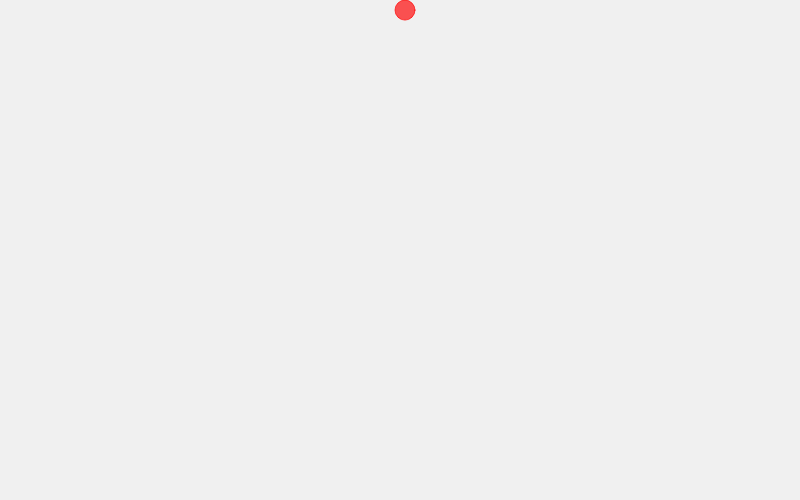
Frame 1 (no input)
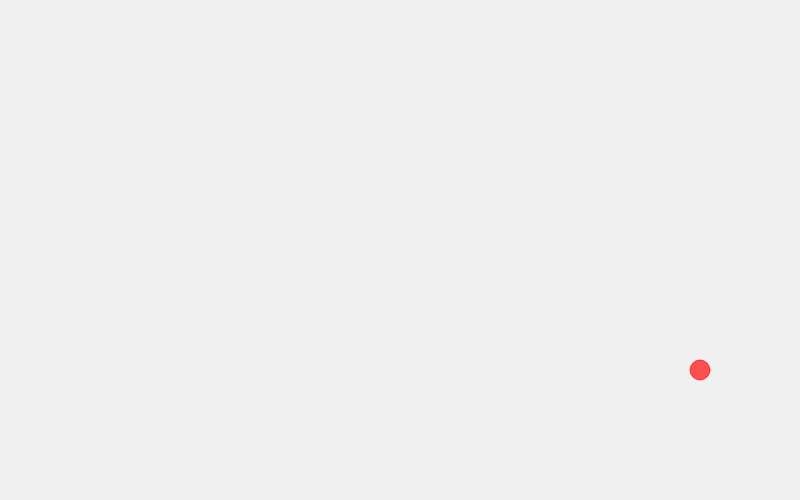
Frame 60 (no input)
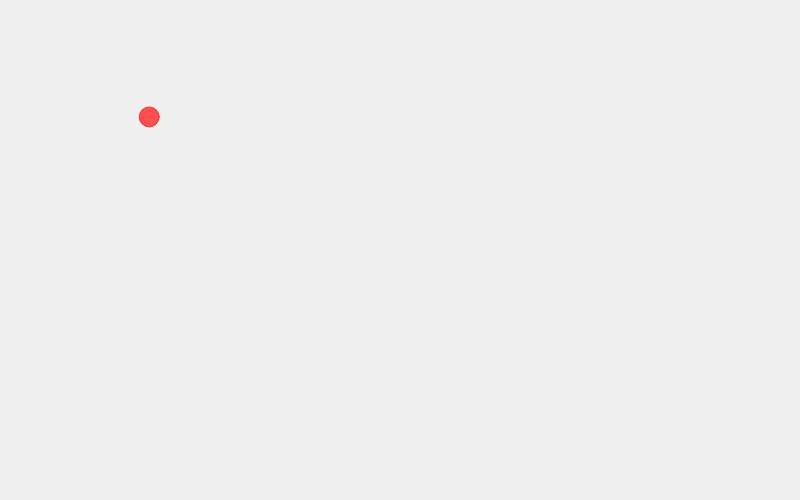
Frame 120 (the mouse pressed at the canvas centre since frame 60)

The p5.js sketch that drew these frames (run headless with seeded random() and noise() and a simulated clock; from frame 60 on, the mouse is pressed at the canvas centre):

// p5.js sketch
// ── sketch.js
let x;
let y;
let size = 20;
let gravity = 1;
let time = 0;
let speed = 0;
let mass = 0.1;
let wind_speed = 5;
let drag = 100;
let userwind = 0.4;
let friction = 0.06;

function setup() {
	createCanvas(800, 500);
	x = (width / 2);
	y = (size / 2);
}

function draw() {
	print(wind_speed);
	print(y);
	background(240);

	gravity_physics();
	friction_physics();
	if (mouseIsPressed) {
		wind_physics_user();
	}
	wind_physics();	
	drag_physics();	

	stroke(255, 0, 0, (255 / 1.5));
	fill(255, 0, 0, (255 / 1.5));
	ellipse(x, y, size, size);
}

function massvalue() {
	mass = document.getElementById('mass_value').value;
}

function gravityvalue() {
	gravity = document.getElementById('gravity_value').value;
}

function sizevalue() {
	size = document.getElementById('size_value').value;
}

function gravity_physics() {
	time++;
	weight = gravity * mass;
    speed = weight * time;
    y += speed;
    edge();
}

function friction_physics() {
	if (y > ((height - (size / 2)) - 1.5)) {
	    if (wind_speed < 0) {
	      wind_speed += friction;
	    }
	    if (wind_speed > 0) {
	      wind_speed -= friction;
	    }
	}
}

function wind_physics() {
	x += wind_speed;
	edge();
}

function wind_physics_user() {
	wind_speed += -userwind;
	x += wind_speed;
	edge();
}

function drag_physics() {
	speed -= drag;
	time++;
	weight = gravity * mass;
	speed = weight * time;
	edge();
}

function edge() {
	if (y > (height - ((size / 2) + 1))) {
		    time = time * -1;
		    speed = weight * time;
		    time -= speed;
		    y += speed;
		}

		if (x > (width - ((size / 2) + 1))) {
			time = time * -1;
			wind_speed *= -1;
			time = time * -1;
		    speed = weight * time;
		    time -= speed;
		}

		if (x < ((size / 2) + 1)) {
			time = time * -1;
			wind_speed *= -1;
			time = time * -1;
		    speed = weight * time;
		    time -= speed;
		}
}
